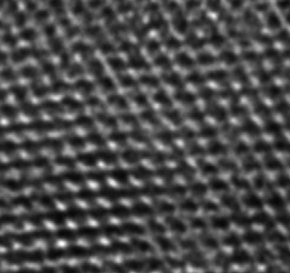
#> input picture Solid state physics/Image Data/6.PNG, 290 x 273 px, found by its file name
$ python fourier.py
#> lines starting #> are read from the running program, lines starting #| are printed output that depends on the picture
import numpy as np
import cv2
import matplotlib.pyplot as plt

im = cv2.imread('6.png',cv2.IMREAD_GRAYSCALE)
#> im is the input picture: shape (273, 290); min 5, max 254, mean 73.6
#img = cv2.bitwise_not(im)
f=np.fft.fft2(im)
fshift = np.fft.fftshift(f)
plt.imshow(np.abs(fshift),cmap=plt.cm.gray)
plt.axis('off')
fig = plt.gcf()
fig.savefig('6F.png',dpi=500,transparent= True)
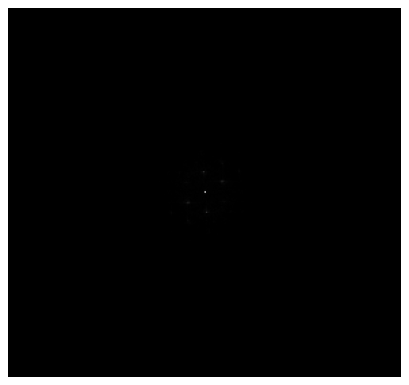
#> figure drawn by matplotlib, 1 panel
plt.show()

$ run again, with Solid state physics/Image Data/3.PNG copied over Solid state physics/Image Data/6.PNG
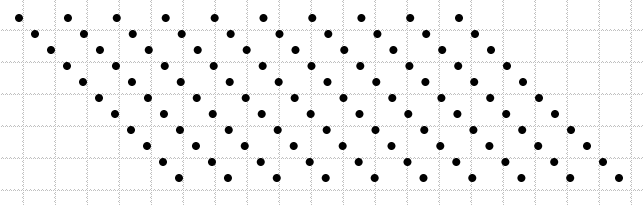
#> input picture Solid state physics/Image Data/3.PNG, 643 x 205 px, found by its file name
#> im is the input picture: shape (205, 643); min 0, max 255, mean 241.8
#> `fig.savefig('6F.png',dpi=500,transparent= True)`:
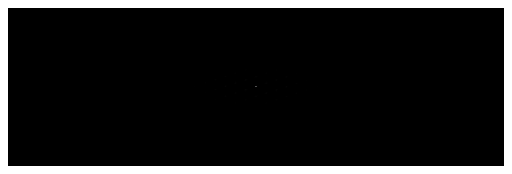
#> figure drawn by matplotlib, 1 panel

$ run again, with Solid state physics/Image Data/4.PNG copied over Solid state physics/Image Data/6.PNG
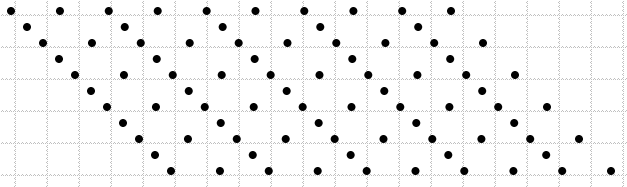
#> input picture Solid state physics/Image Data/4.PNG, 627 x 187 px, found by its file name
#> im is the input picture: shape (187, 627); min 0, max 255, mean 243
#> `fig.savefig('6F.png',dpi=500,transparent= True)`:
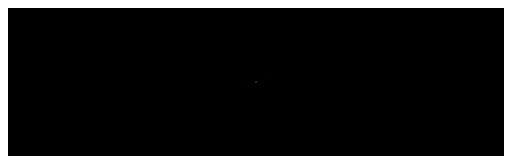
#> figure drawn by matplotlib, 1 panel
